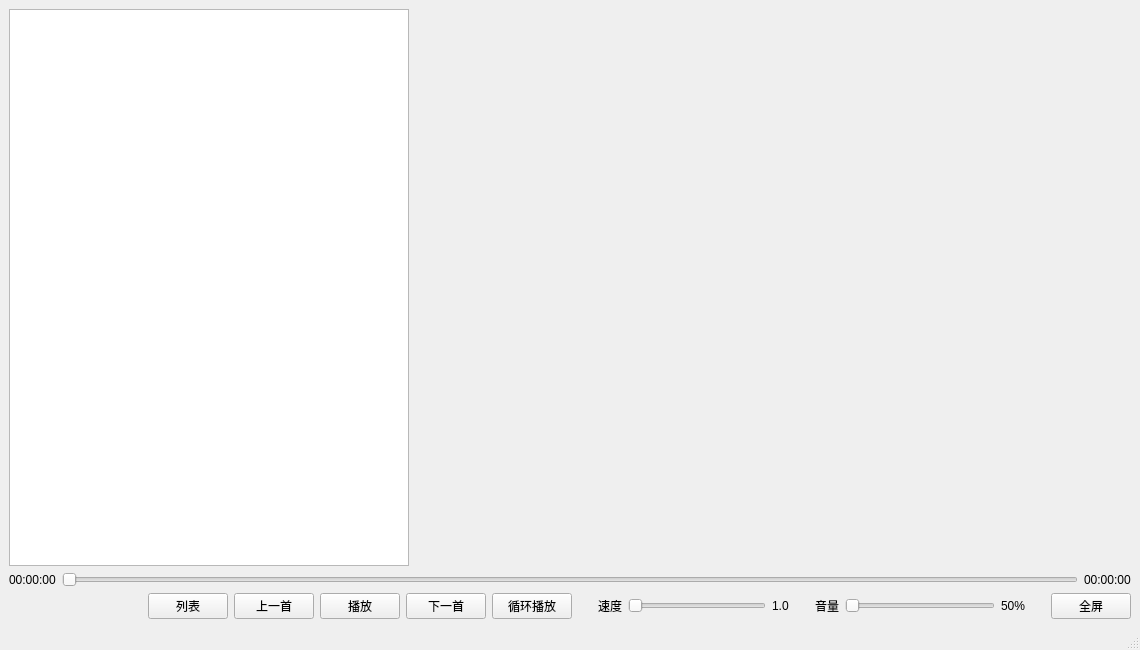
<?xml version="1.0" encoding="UTF-8"?>
<ui version="4.0">
 <class>MainWindow</class>
 <widget class="QMainWindow" name="MainWindow">
  <property name="geometry">
   <rect>
    <x>0</x>
    <y>0</y>
    <width>1140</width>
    <height>650</height>
   </rect>
  </property>
  <property name="windowTitle">
   <string>MainWindow</string>
  </property>
  <widget class="QWidget" name="centralwidget">
   <layout class="QVBoxLayout" name="verticalLayout">
    <item>
     <layout class="QHBoxLayout" name="horizontalLayout_4">
      <item>
       <widget class="QListWidget" name="listWidget">
        <property name="sizePolicy">
         <sizepolicy hsizetype="Fixed" vsizetype="Preferred">
          <horstretch>0</horstretch>
          <verstretch>0</verstretch>
         </sizepolicy>
        </property>
        <property name="minimumSize">
         <size>
          <width>400</width>
          <height>0</height>
         </size>
        </property>
       </widget>
      </item>
      <item>
       <widget class="VideoWidget" name="widget" native="true">
        <property name="sizePolicy">
         <sizepolicy hsizetype="Preferred" vsizetype="Expanding">
          <horstretch>0</horstretch>
          <verstretch>0</verstretch>
         </sizepolicy>
        </property>
       </widget>
      </item>
     </layout>
    </item>
    <item>
     <layout class="QHBoxLayout" name="horizontalLayout_3">
      <item>
       <widget class="QLabel" name="label_time_play">
        <property name="text">
         <string>00:00:00</string>
        </property>
       </widget>
      </item>
      <item>
       <widget class="QSlider" name="horizontalSlider_time">
        <property name="orientation">
         <enum>Qt::Horizontal</enum>
        </property>
       </widget>
      </item>
      <item>
       <widget class="QLabel" name="label_time_range">
        <property name="text">
         <string>00:00:00</string>
        </property>
       </widget>
      </item>
     </layout>
    </item>
    <item>
     <layout class="QHBoxLayout" name="horizontalLayout_2">
      <item>
       <spacer name="horizontalSpacer">
        <property name="orientation">
         <enum>Qt::Horizontal</enum>
        </property>
        <property name="sizeHint" stdset="0">
         <size>
          <width>40</width>
          <height>20</height>
         </size>
        </property>
       </spacer>
      </item>
      <item>
       <layout class="QHBoxLayout" name="horizontalLayout">
        <item>
         <widget class="QPushButton" name="pushButton_list">
          <property name="text">
           <string>列表</string>
          </property>
         </widget>
        </item>
        <item>
         <widget class="QPushButton" name="pushButton_prev">
          <property name="text">
           <string>上一首</string>
          </property>
         </widget>
        </item>
        <item>
         <widget class="QPushButton" name="pushButton_play">
          <property name="text">
           <string>播放</string>
          </property>
         </widget>
        </item>
        <item>
         <widget class="QPushButton" name="pushButton_next">
          <property name="text">
           <string>下一首</string>
          </property>
         </widget>
        </item>
        <item>
         <widget class="QPushButton" name="pushButton_mode">
          <property name="text">
           <string>循环播放</string>
          </property>
         </widget>
        </item>
       </layout>
      </item>
      <item>
       <spacer name="horizontalSpacer_3">
        <property name="orientation">
         <enum>Qt::Horizontal</enum>
        </property>
        <property name="sizeType">
         <enum>QSizePolicy::Preferred</enum>
        </property>
        <property name="sizeHint" stdset="0">
         <size>
          <width>20</width>
          <height>20</height>
         </size>
        </property>
       </spacer>
      </item>
      <item>
       <widget class="QLabel" name="label">
        <property name="text">
         <string>速度</string>
        </property>
       </widget>
      </item>
      <item>
       <widget class="QSlider" name="horizontalSlider_speed">
        <property name="orientation">
         <enum>Qt::Horizontal</enum>
        </property>
       </widget>
      </item>
      <item>
       <widget class="QLabel" name="label_speed">
        <property name="text">
         <string>1.0</string>
        </property>
       </widget>
      </item>
      <item>
       <spacer name="horizontalSpacer_4">
        <property name="orientation">
         <enum>Qt::Horizontal</enum>
        </property>
        <property name="sizeType">
         <enum>QSizePolicy::Preferred</enum>
        </property>
        <property name="sizeHint" stdset="0">
         <size>
          <width>20</width>
          <height>20</height>
         </size>
        </property>
       </spacer>
      </item>
      <item>
       <widget class="QLabel" name="label_4">
        <property name="text">
         <string>音量</string>
        </property>
       </widget>
      </item>
      <item>
       <widget class="QSlider" name="horizontalSlider_volumn">
        <property name="sizePolicy">
         <sizepolicy hsizetype="Fixed" vsizetype="Fixed">
          <horstretch>0</horstretch>
          <verstretch>0</verstretch>
         </sizepolicy>
        </property>
        <property name="minimumSize">
         <size>
          <width>150</width>
          <height>0</height>
         </size>
        </property>
        <property name="orientation">
         <enum>Qt::Horizontal</enum>
        </property>
       </widget>
      </item>
      <item>
       <widget class="QLabel" name="label_volumn">
        <property name="text">
         <string>50%</string>
        </property>
       </widget>
      </item>
      <item>
       <spacer name="horizontalSpacer_2">
        <property name="orientation">
         <enum>Qt::Horizontal</enum>
        </property>
        <property name="sizeType">
         <enum>QSizePolicy::Preferred</enum>
        </property>
        <property name="sizeHint" stdset="0">
         <size>
          <width>20</width>
          <height>20</height>
         </size>
        </property>
       </spacer>
      </item>
      <item>
       <widget class="QPushButton" name="pushButton_full">
        <property name="text">
         <string>全屏</string>
        </property>
       </widget>
      </item>
     </layout>
    </item>
   </layout>
  </widget>
  <widget class="QMenuBar" name="menubar">
   <property name="geometry">
    <rect>
     <x>0</x>
     <y>0</y>
     <width>1140</width>
     <height>22</height>
    </rect>
   </property>
  </widget>
  <widget class="QStatusBar" name="statusbar"/>
 </widget>
 <customwidgets>
  <customwidget>
   <class>VideoWidget</class>
   <extends>QWidget</extends>
   <header>videowidget.h</header>
   <container>1</container>
  </customwidget>
 </customwidgets>
 <resources/>
 <connections/>
</ui>
